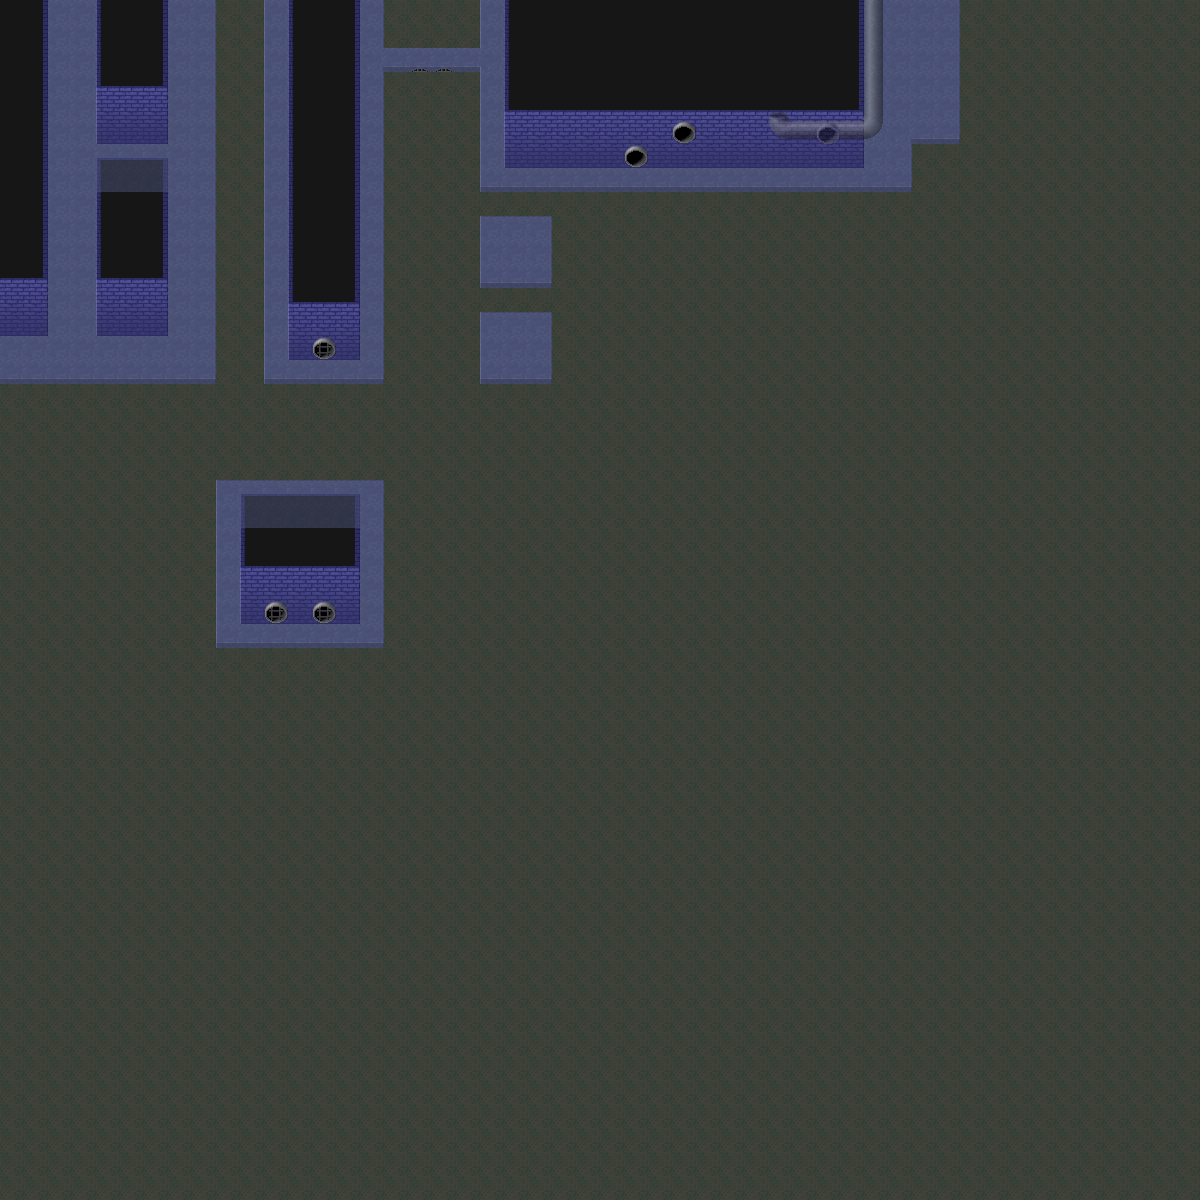

Below is a game level as drawn by its tile map, then a one-line description and the .tmx that defines it (tile-layer data replaced by summaries):
An orthogonal 50x50 tile map with 24x24 px tiles, 2 tile layers (Bottom, Top).

<map version="1.0" orientation="orthogonal" width="50" height="50" tilewidth="24" tileheight="24">
 <tileset firstgid="1" name="sewer_tileset" tilewidth="24" tileheight="24">
  <image source="sewer_tileset.png" />
 </tileset>
 <layer name="Bottom" width="50" height="50">
  <data>[2500 cells, 2500 non-empty, 28 distinct tile ids]</data>
 </layer>
 <layer name="Top" width="50" height="50" opacity="0.49">
  <data>[2500 cells, 30 non-empty, 15 distinct tile ids]</data>
 </layer>
</map>